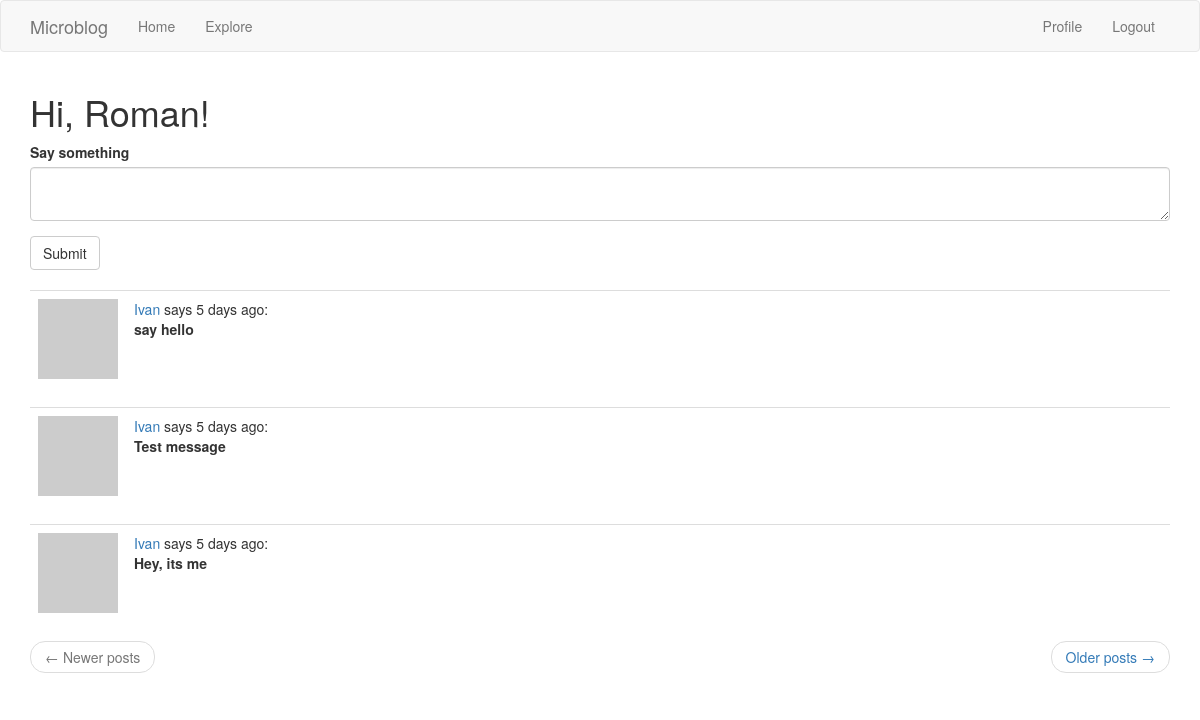
Before: / (signed in) with the older database file.
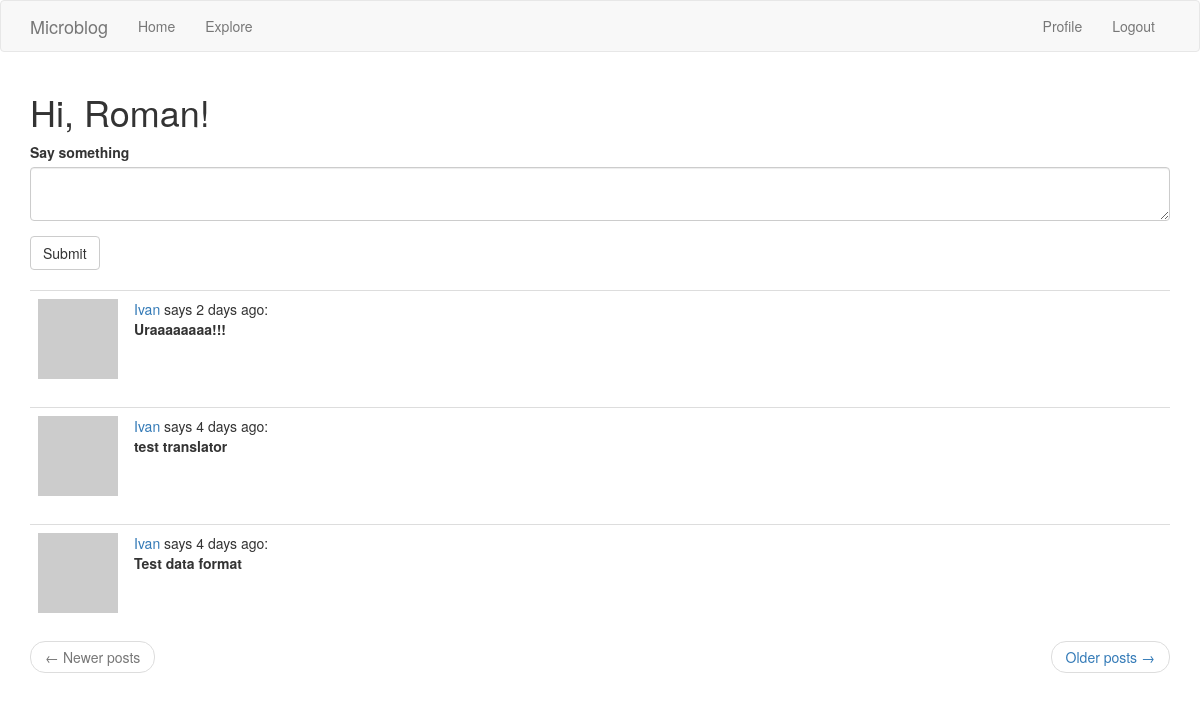
After: the same page with the newer database file.
### blog/models.py (models this page shows, shortened)
class Post(db.Model):
    __tablename__ = 'posts'
    id = db.Column(db.Integer, primary_key=True)
    body = db.Column(db.String(140))
    timestamp = db.Column(db.DateTime, index=True, default=datetime.utcnow)
    user_id = db.Column(db.Integer, db.ForeignKey('users.id'))

class User(UserMixin, db.Model):
    __tablename__ = 'users'
    id = db.Column(db.Integer, primary_key=True)
    username = db.Column(db.String(64), index=True, unique=True)
    email = db.Column(db.String(128), index=True, unique=True)
    password_hash = db.Column(db.String(128))
    posts = db.relationship('Post', backref='author', lazy='dynamic')
    about_me = db.Column(db.String(160))
    last_seen = db.Column(db.DateTime, default=datetime.utcnow)
    followed = db.relationship('User',
                               secondary=followed_followers,
                               primaryjoin=(followed_followers.c.follower_id == id),
                               secondaryjoin=(followed_followers.c.followed_id == id),
                               backref=db.backref('followers', lazy='dynamic'),
                               lazy='dynamic')
    def get_avatar(self, size):
        avatar = md5(self.email.lower().encode('utf-8')).hexdigest()
        return f'https://www.gravatar.com/avatar/{avatar}?d=identicon&s={size}'
    def get_followed_posts(self):
        followed = Post.query.\
            join(followed_followers, (followed_followers.c.followed_id == Post.user_id)).\
            filter(followed_followers.c.follower_id == self.id)
        own = Post.query.filter_by(user_id=self.id)
        return followed.union(own).order_by(Post.timestamp.desc())

### blog/routes.py (the view)
@app.route('/', methods=['GET', 'POST'])
@login_required
def index():
    form = PostForm()
    if form.validate_on_submit():
        post = Post(body=form.post.data, author=current_user)
        db.session.add(post)
        db.session.commit()
        flash(_('Your post is live now!'), 'info')
        return redirect(url_for('index'))
    page = request.args.get('page', 1, type=int)
    posts = current_user.get_followed_posts().paginate(page, app.config['POST_PER_PAGE'], False)
    next_url = url_for('index', page=posts.next_num) if posts.has_next else None
    prev_url = url_for('index', page=posts.prev_num) if posts.has_prev else None
    app.logger.info('message')
    return render_template('index.html', posts=posts.items, form=form, next_url=next_url, prev_url=prev_url)

### blog/forms.py
class PostForm(FlaskForm):
    post = TextAreaField('Say something', validators=[DataRequired(), Length(min=0, max=140)])
    submit = SubmitField('Submit')

### blog/models.py (called while the page is built)
@login.user_loader
def load_user(user_id):
    return User.query.get(int(user_id))

### blog/routes.py (called while the page is built)
@app.before_request
def before_request():
    if current_user.is_authenticated:
        current_user.last_seen = datetime.utcnow()
        db.session.commit()

### blog/templates/index.html
{% extends "base.html" %}
{% import 'bootstrap/wtf.html' as wtf %}
{% block app_content %}
    <h1>Hi, {{ current_user.username }}!</h1>
    <div class="row">
        <div class="col-md-12">
            {% if form %}
            {{ wtf.quick_form(form) }}
            <br>
            {% endif %}
        </div>
    </div>
    {% for post in posts %}
        {% include '_post.html' %}
    {% endfor %}
    {% include '_pagination.html' %}
{% endblock %}

### blog/templates/_post.html
 <table class="table table-hover">
        <tr>
            <td width="70px">
                <a href="{{ url_for('user', username=post.author.username) }}">
                    <img src="{{ post.author.get_avatar(80) }}" />
                </a>
            </td>
            <td>
                <a href="{{ url_for('user', username=post.author.username) }}">
                    {{ post.author.username }}
                </a>
                says {{ moment(post.timestamp).fromNow() }}:
                <br>
                <b>{{ post.body }}</b>
                <br>
            </td>
        </tr>
    </table>

Changed rows visible on the page:
no longer on this page (row unchanged): Post: author.username "Ivan", timestamp "5 days ago", body "say hello"
no longer on this page (row unchanged): Post: author.username "Ivan", timestamp "5 days ago", body "Test message"
no longer on this page (row unchanged): Post: author.username "Ivan", timestamp "5 days ago", body "Hey, its me"
added Post: author.username "Ivan", timestamp "2 days ago", body "Uraaaaaaaa!!!"
added Post: author.username "Ivan", timestamp "4 days ago", body "test translator"
added Post: author.username "Ivan", timestamp "4 days ago", body "Test data format"
